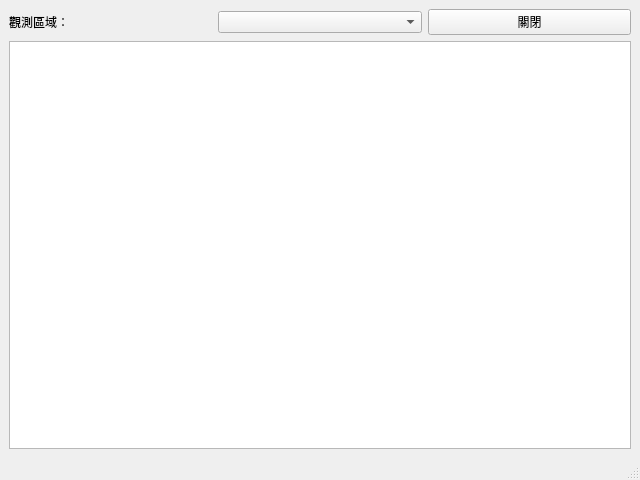
<?xml version="1.0" encoding="UTF-8"?>
<ui version="4.0">
 <class>MainWindow</class>
 <widget class="QMainWindow" name="MainWindow">
  <property name="geometry">
   <rect>
    <x>0</x>
    <y>0</y>
    <width>640</width>
    <height>480</height>
   </rect>
  </property>
  <property name="windowTitle">
   <string>MainWindow</string>
  </property>
  <widget class="QWidget" name="centralwidget">
   <layout class="QVBoxLayout" name="verticalLayout_2">
    <item>
     <layout class="QVBoxLayout" name="verticalLayout">
      <item>
       <layout class="QHBoxLayout" name="horizontalLayout">
        <item>
         <widget class="QLabel" name="label">
          <property name="text">
           <string>觀測區域：</string>
          </property>
         </widget>
        </item>
        <item>
         <widget class="QComboBox" name="comboBox_city"/>
        </item>
        <item>
         <widget class="QPushButton" name="pBut_exit">
          <property name="text">
           <string>關閉</string>
          </property>
         </widget>
        </item>
       </layout>
      </item>
      <item>
       <widget class="QTableView" name="tableView"/>
      </item>
     </layout>
    </item>
   </layout>
  </widget>
  <widget class="QMenuBar" name="menubar">
   <property name="geometry">
    <rect>
     <x>0</x>
     <y>0</y>
     <width>640</width>
     <height>36</height>
    </rect>
   </property>
  </widget>
  <widget class="QStatusBar" name="statusbar"/>
 </widget>
 <resources/>
 <connections/>
</ui>
